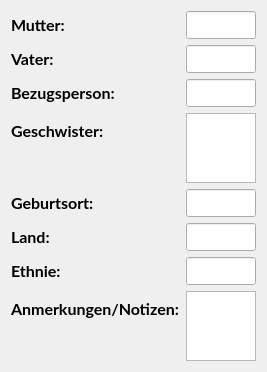
                 <widget class="QWidget" name="pageEditorAncestry">
                  <property name="geometry">
                   <rect>
                    <x>0</x>
                    <y>0</y>
                    <width>263</width>
                    <height>362</height>
                   </rect>
                  </property>
                  <attribute name="label">
                   <string>Herkunft</string>
                  </attribute>
                  <layout class="QFormLayout" name="formLayout_11">
                   <item row="0" column="0">
                    <widget class="QLabel" name="labelEditorMother">
                     <property name="font">
                      <font>
                       <family>Lato</family>
                       <pointsize>12</pointsize>
                       <bold>true</bold>
                       <stylestrategy>PreferAntialias</stylestrategy>
                       <kerning>true</kerning>
                      </font>
                     </property>
                     <property name="text">
                      <string>Mutter:</string>
                     </property>
                    </widget>
                   </item>
                   <item row="0" column="1">
                    <widget class="QLineEdit" name="lineEditEditorMother">
                     <property name="font">
                      <font>
                       <family>Lato</family>
                       <pointsize>12</pointsize>
                       <bold>false</bold>
                       <stylestrategy>PreferAntialias</stylestrategy>
                       <kerning>true</kerning>
                      </font>
                     </property>
                    </widget>
                   </item>
                   <item row="1" column="0">
                    <widget class="QLabel" name="labelEditorFather">
                     <property name="font">
                      <font>
                       <family>Lato</family>
                       <pointsize>12</pointsize>
                       <bold>true</bold>
                       <stylestrategy>PreferAntialias</stylestrategy>
                       <kerning>true</kerning>
                      </font>
                     </property>
                     <property name="text">
                      <string>Vater:</string>
                     </property>
                    </widget>
                   </item>
                   <item row="1" column="1">
                    <widget class="QLineEdit" name="lineEditEditorFather">
                     <property name="font">
                      <font>
                       <family>Lato</family>
                       <pointsize>12</pointsize>
                       <bold>false</bold>
                       <stylestrategy>PreferAntialias</stylestrategy>
                       <kerning>true</kerning>
                      </font>
                     </property>
                    </widget>
                   </item>
                   <item row="2" column="0">
                    <widget class="QLabel" name="labelEditorReferencePerson">
                     <property name="font">
                      <font>
                       <family>Lato</family>
                       <pointsize>12</pointsize>
                       <bold>true</bold>
                       <stylestrategy>PreferAntialias</stylestrategy>
                       <kerning>true</kerning>
                      </font>
                     </property>
                     <property name="text">
                      <string>Bezugsperson:</string>
                     </property>
                    </widget>
                   </item>
                   <item row="2" column="1">
                    <widget class="QLineEdit" name="lineEditEditorReferencePerson">
                     <property name="font">
                      <font>
                       <family>Lato</family>
                       <pointsize>12</pointsize>
                       <bold>false</bold>
                       <stylestrategy>PreferAntialias</stylestrategy>
                       <kerning>true</kerning>
                      </font>
                     </property>
                    </widget>
                   </item>
                   <item row="3" column="0">
                    <widget class="QLabel" name="labelEditorSiblings">
                     <property name="font">
                      <font>
                       <family>Lato</family>
                       <pointsize>12</pointsize>
                       <bold>true</bold>
                       <stylestrategy>PreferAntialias</stylestrategy>
                       <kerning>true</kerning>
                      </font>
                     </property>
                     <property name="text">
                      <string>Geschwister:</string>
                     </property>
                    </widget>
                   </item>
                   <item row="3" column="1">
                    <widget class="QTextEdit" name="textEditEditorSiblings">
                     <property name="font">
                      <font>
                       <family>Lato</family>
                       <pointsize>12</pointsize>
                       <bold>false</bold>
                       <stylestrategy>PreferAntialias</stylestrategy>
                       <kerning>true</kerning>
                      </font>
                     </property>
                    </widget>
                   </item>
                   <item row="4" column="0">
                    <widget class="QLabel" name="labelEditorPlaceOfBirth">
                     <property name="font">
                      <font>
                       <family>Lato</family>
                       <pointsize>12</pointsize>
                       <bold>true</bold>
                       <stylestrategy>PreferAntialias</stylestrategy>
                       <kerning>true</kerning>
                      </font>
                     </property>
                     <property name="text">
                      <string>Geburtsort:</string>
                     </property>
                    </widget>
                   </item>
                   <item row="4" column="1">
                    <widget class="QLineEdit" name="lineEditEditorPlaceOfBirth">
                     <property name="font">
                      <font>
                       <family>Lato</family>
                       <pointsize>12</pointsize>
                       <bold>false</bold>
                       <stylestrategy>PreferAntialias</stylestrategy>
                       <kerning>true</kerning>
                      </font>
                     </property>
                    </widget>
                   </item>
                   <item row="5" column="0">
                    <widget class="QLabel" name="labelEditorCountry">
                     <property name="font">
                      <font>
                       <family>Lato</family>
                       <pointsize>12</pointsize>
                       <bold>true</bold>
                       <stylestrategy>PreferAntialias</stylestrategy>
                       <kerning>true</kerning>
                      </font>
                     </property>
                     <property name="text">
                      <string>Land:</string>
                     </property>
                    </widget>
                   </item>
                   <item row="5" column="1">
                    <widget class="QLineEdit" name="lineEditEditorCountry">
                     <property name="font">
                      <font>
                       <family>Lato</family>
                       <pointsize>12</pointsize>
                       <bold>false</bold>
                       <stylestrategy>PreferAntialias</stylestrategy>
                       <kerning>true</kerning>
                      </font>
                     </property>
                    </widget>
                   </item>
                   <item row="6" column="0">
                    <widget class="QLabel" name="labelEditorEthnicity">
                     <property name="font">
                      <font>
                       <family>Lato</family>
                       <pointsize>12</pointsize>
                       <bold>true</bold>
                       <stylestrategy>PreferAntialias</stylestrategy>
                       <kerning>true</kerning>
                      </font>
                     </property>
                     <property name="text">
                      <string>Ethnie:</string>
                     </property>
                    </widget>
                   </item>
                   <item row="6" column="1">
                    <widget class="QLineEdit" name="lineEditEditorEthnicity">
                     <property name="font">
                      <font>
                       <family>Lato</family>
                       <pointsize>12</pointsize>
                       <bold>false</bold>
                       <stylestrategy>PreferAntialias</stylestrategy>
                       <kerning>true</kerning>
                      </font>
                     </property>
                    </widget>
                   </item>
                   <item row="7" column="0">
                    <widget class="QLabel" name="labelEditorNotes">
                     <property name="font">
                      <font>
                       <family>Lato</family>
                       <pointsize>12</pointsize>
                       <bold>true</bold>
                       <stylestrategy>PreferAntialias</stylestrategy>
                       <kerning>true</kerning>
                      </font>
                     </property>
                     <property name="text">
                      <string>Anmerkungen/Notizen:</string>
                     </property>
                    </widget>
                   </item>
                   <item row="7" column="1">
                    <widget class="QTextEdit" name="textEditEditorNotes"/>
                   </item>
                  </layout>
                 </widget>
